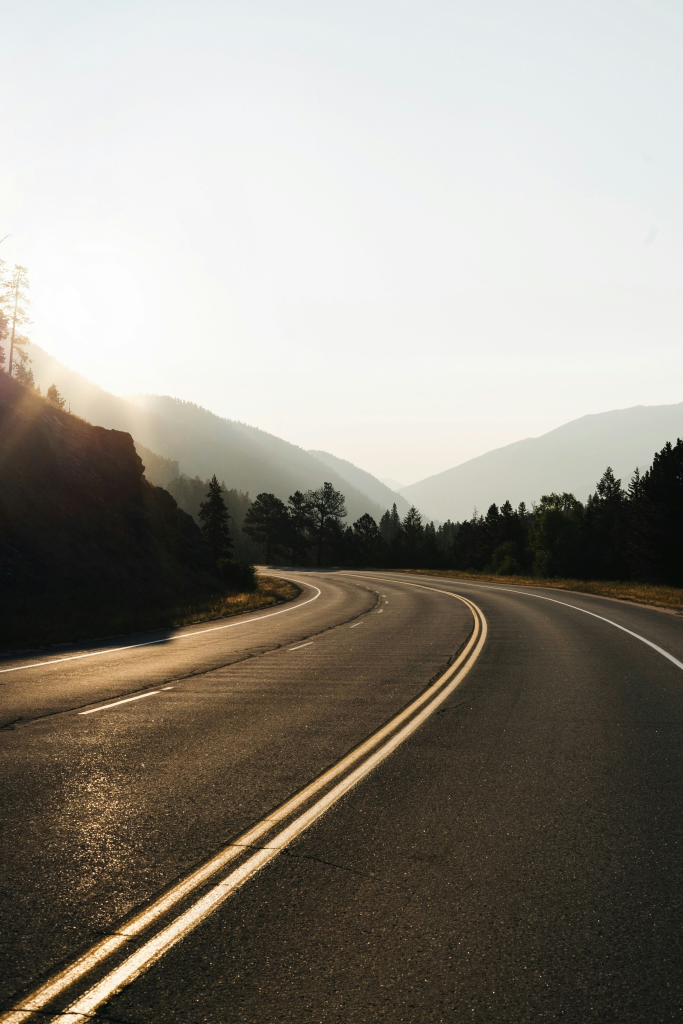
#> input picture Teste.jpg, 2731 x 4096 px, given in place of Video3.mp4, which was not available (shown at 1/4 size)
$ python 'Detecção de Linhas 4.py'   (older library calls are emulated)
#> lines starting #> are read from the running program, lines starting #| are printed output that depends on the picture; after the words box and inside, x2 and y2 are one past the last pixel; in counts of white or black regions, pixels touching at a corner belong together; pictures that were not available may be replaced by others from this repository, and a replacement may not be noted
import cv2
import numpy as np
import collections


class DefinitiveLaneDetector:
    """
    Versão definitiva e otimizada do detector de faixas, combinando as melhores características
    de várias abordagens.

    Características Principais:
    - Pipeline de Visão de Pássaro (Bird's-Eye View): Para um ajuste polinomial mais preciso.
    - Busca Adaptativa: Alterna entre uma busca completa (sliding window) e uma busca
      otimizada a partir da detecção anterior, melhorando performance e estabilidade.
    - Filtragem de Imagem Robusta: Usa CLAHE, canais de cor (HLS) e gradiente Sobel.
    - Validação de Sanidade: Verifica a plausibilidade das faixas detectadas (largura, etc.).
    - Suavização Temporal: Usa um histórico de detecções para estabilizar as linhas.
    - Interface de Debug Completa e Interativa:
        - ROI totalmente arrastável.
        - Múltiplos esquemas de cores.
        - Controle de transparência da sobreposição.
        - HUD com informações úteis.
    """

    def __init__(self, video_path, poly_degree=2):
        self.cap = cv2.VideoCapture(video_path)
        if not self.cap.isOpened():
            raise ValueError(f"Erro ao abrir vídeo {video_path}")

        # Obter dimensões e configurar pontos da ROI/Perspectiva
        self.im_h, self.im_w = self._get_video_dims()
        self.roi_points = self._initialize_roi_points()

        # Grau do polinômio a ser ajustado (2 é recomendado para estabilidade)
        self.poly_degree = poly_degree

        # Atributos de detecção e estado
        self.lanes_detected = False
        self.left_fit, self.right_fit = None, None
        self.history_length = 7  # Aumentar um pouco para mais suavidade
        self.left_fit_history = collections.deque(maxlen=self.history_length)
        self.right_fit_history = collections.deque(maxlen=self.history_length)

        # Matrizes de transformação (recalculadas dinamicamente)
        self.M, self.Minv = self._calculate_perspective_transform()

        # Pré-processador de imagem
        self.clahe = cv2.createCLAHE(clipLimit=2.0, tileGridSize=(8, 8))

        # Atributos de Debug e UI
        self.debug_mode = False
        self.alpha = 0.4  # Transparência
        self.color_schemes = [
            {'name': 'Verde Classico', 'fill': (0, 255, 100), 'left_px': [255, 0, 0], 'right_px': [0, 0, 255]},
            {'name': 'Alta Visibilidade', 'fill': (255, 255, 0), 'left_px': [255, 0, 255], 'right_px': [0, 255, 255]},
            {'name': 'Branco Sutil', 'fill': (220, 220, 220), 'left_px': [180, 180, 180], 'right_px': [120, 120, 120]}
        ]
        self.color_scheme_index = 0
        self.selected_point_index = None

        self.window_name = "Detector Linha(d:debug, c:cor, +/-:transp, q:sair)"
        cv2.namedWindow(self.window_name)
        cv2.setMouseCallback(self.window_name, self._mouse_callback)

    # --- Funções de Setup e Geometria ---
    def _get_video_dims(self):
        w = int(self.cap.get(cv2.CAP_PROP_FRAME_WIDTH))
        h = int(self.cap.get(cv2.CAP_PROP_FRAME_HEIGHT))
        return h, w

    def _initialize_roi_points(self):
        """Define os pontos da Região de Interesse (ROI)."""
        return np.array([
            [int(self.im_w * 0.45), int(self.im_h * 0.65)],  # Ponto superior esquerdo
            [int(self.im_w * 0.55), int(self.im_h * 0.65)],  # Ponto superior direito
            [self.im_w, self.im_h - 1],  # Ponto inferior direito
            [0, self.im_h - 1]  # Ponto inferior esquerdo
        ], dtype=np.float32)

    def _calculate_perspective_transform(self):
        """Calcula as matrizes de transformação de perspectiva e sua inversa."""
        src = self.roi_points
        # O destino é um retângulo que cobre toda a imagem transformada
        dst = np.float32([
            [0, 0], [self.im_w, 0],
            [self.im_w, self.im_h], [0, self.im_h]
        ])
        M = cv2.getPerspectiveTransform(src, dst)
        Minv = cv2.getPerspectiveTransform(dst, src)
        return M, Minv

    # [13 lines left out: function _mouse_callback, not called in this run]

    # --- Pipeline de Processamento ---
    def _create_binary_warp(self, image):
        """Aplica filtros de cor/borda e a transformação de perspectiva."""
        hls = cv2.cvtColor(image, cv2.COLOR_BGR2HLS)
        l_channel, s_channel = hls[:, :, 1], hls[:, :, 2]

        # Filtro de Saturação para faixas amarelas
        s_binary = np.zeros_like(s_channel)
        s_binary[(s_channel > 120) & (s_channel <= 255)] = 1

        # Filtro de Gradiente (Sobel) no canal de Luminosidade para faixas brancas
        enhanced_l = self.clahe.apply(l_channel)
        sobelx = cv2.Sobel(enhanced_l, cv2.CV_64F, 1, 0)
        abs_sobelx = np.absolute(sobelx)
        scaled_sobel = np.uint8(255 * abs_sobelx / np.max(abs_sobelx))
        l_binary = np.zeros_like(scaled_sobel)
        l_binary[(scaled_sobel >= 40) & (scaled_sobel <= 100)] = 1

        # Combina os dois filtros
        combined_binary = np.zeros_like(s_binary)
        combined_binary[(s_binary == 1) | (l_binary == 1)] = 1

        # Aplica a transformação de perspectiva ("bird's-eye view")
        return cv2.warpPerspective(combined_binary, self.M, (self.im_w, self.im_h))

    def _find_lane_fits(self, binary_warped, out_img_for_debug):
        """
        Função principal de busca: decide entre busca cega ou a partir da anterior.
        """
        if not self.lanes_detected:  # Ou se self.left_fit is None
            # Busca Cega (Sliding Window): Quando não temos referência
            return self._find_lanes_sliding_window(binary_warped, out_img_for_debug)
        else:
            # Busca Otimizada: Usa os ajustes anteriores como guia
            return self._find_lanes_from_prior(binary_warped, out_img_for_debug)

    def _find_lanes_sliding_window(self, binary_warped, out_img):
        """Busca as faixas do zero usando a técnica de janelas deslizantes."""
        histogram = np.sum(binary_warped[self.im_h // 2:, :], axis=0)
        midpoint = self.im_w // 2
        leftx_base, rightx_base = np.argmax(histogram[:midpoint]), np.argmax(histogram[midpoint:]) + midpoint

        nwindows, margin, minpix = 9, 100, 50
        window_height = self.im_h // nwindows
        nonzero = binary_warped.nonzero()
        nonzeroy, nonzerox = nonzero[0], nonzero[1]

        leftx_current, rightx_current = leftx_base, rightx_base
        left_lane_inds, right_lane_inds = [], []

        for window in range(nwindows):
            win_y_low, win_y_high = self.im_h - (window + 1) * window_height, self.im_h - window * window_height

            # Janela Esquerda
            win_xleft_low, win_xleft_high = leftx_current - margin, leftx_current + margin
            good_left_inds = ((nonzeroy >= win_y_low) & (nonzeroy < win_y_high) &
                              (nonzerox >= win_xleft_low) & (nonzerox < win_xleft_high)).nonzero()[0]
            left_lane_inds.append(good_left_inds)
            if len(good_left_inds) > minpix: leftx_current = int(np.mean(nonzerox[good_left_inds]))

            # Janela Direita
            win_xright_low, win_xright_high = rightx_current - margin, rightx_current + margin
            good_right_inds = ((nonzeroy >= win_y_low) & (nonzeroy < win_y_high) &
                               (nonzerox >= win_xright_low) & (nonzerox < win_xright_high)).nonzero()[0]
            right_lane_inds.append(good_right_inds)
            if len(good_right_inds) > minpix: rightx_current = int(np.mean(nonzerox[good_right_inds]))

            if self.debug_mode:
                cv2.rectangle(out_img, (win_xleft_low, win_y_low), (win_xleft_high, win_y_high), (0, 255, 0), 2)
                cv2.rectangle(out_img, (win_xright_low, win_y_low), (win_xright_high, win_y_high), (0, 255, 0), 2)

        left_lane_inds, right_lane_inds = np.concatenate(left_lane_inds), np.concatenate(right_lane_inds)
        return self._fit_and_validate(left_lane_inds, right_lane_inds, nonzerox, nonzeroy, out_img)

    # [15 lines left out: function _find_lanes_from_prior, not called in this run]

    def _fit_and_validate(self, left_inds, right_inds, nonzerox, nonzeroy, out_img):
        """Ajusta polinômios, valida e colore a imagem de debug."""
        colors = self.color_schemes[self.color_scheme_index]
        leftx, lefty = nonzerox[left_inds], nonzeroy[left_inds]
        rightx, righty = nonzerox[right_inds], nonzeroy[right_inds]

        if self.debug_mode:
            out_img[nonzeroy[left_inds], nonzerox[left_inds]] = colors['left_px']
            out_img[nonzeroy[right_inds], nonzerox[right_inds]] = colors['right_px']

        # Condição mínima para tentar um ajuste
        if len(leftx) < 100 or len(rightx) < 100:
            return None, None

        left_fit = np.polyfit(lefty, leftx, self.poly_degree)
        right_fit = np.polyfit(righty, rightx, self.poly_degree)

        # Validação de sanidade: Checa a distância entre as faixas no meio da imagem
        y_eval = self.im_h / 2
        left_x_eval = np.polyval(left_fit, y_eval)
        right_x_eval = np.polyval(right_fit, y_eval)
        lane_width = abs(right_x_eval - left_x_eval)

        # A largura da faixa em pixels na visão de pássaro deve ser relativamente constante.
        # Esses valores podem precisar de ajuste dependendo do seu setup de câmera/ROI.
        if not (self.im_w * 0.4 < lane_width < self.im_w * 0.9):
            return None, None

        return left_fit, right_fit

    # --- Funções de Desenho e Visualização ---
    # [22 lines left out: function _draw_final_lanes, not called in this run]

    def _draw_hud(self, image):
        """Desenha o HUD (Heads-Up Display) com informações de debug."""
        if self.debug_mode:
            text_alpha = f"Alpha: {self.alpha:.1f}"
            text_color = f"Cor: {self.color_schemes[self.color_scheme_index]['name']}"
            cv2.putText(image, text_alpha, (10, 30), cv2.FONT_HERSHEY_SIMPLEX, 0.8, (255, 255, 255), 2)
            cv2.putText(image, text_color, (10, 60), cv2.FONT_HERSHEY_SIMPLEX, 0.8, (255, 255, 255), 2)

    # [13 lines left out: function _draw_debug_info, not called in this run]

    # --- Loop Principal ---
    def process_frame(self, frame):
        # 1. Cria a imagem binária transformada (visão de pássaro)
        warped_binary = self._create_binary_warp(frame)

        # Imagem para desenhar os retângulos/pixels de busca
        debug_img = np.dstack((warped_binary, warped_binary, warped_binary)) * 255 if self.debug_mode else None

        # 2. Encontra as faixas com a estratégia adaptativa
        current_left_fit, current_right_fit = self._find_lane_fits(warped_binary, debug_img)

        # 3. Atualiza o estado e suaviza os resultados
        if current_left_fit is not None:
            self.lanes_detected = True
            self.left_fit_history.append(current_left_fit)
            self.right_fit_history.append(current_right_fit)
            self.left_fit = np.average(self.left_fit_history, axis=0)
            self.right_fit = np.average(self.right_fit_history, axis=0)
        else:
            self.lanes_detected = False
            # Opcional: manter o último `fit` por alguns frames, ou limpar o histórico
            if not self.left_fit_history:
                self.left_fit, self.right_fit = None, None

        # 4. Desenha o resultado
        if self.left_fit is not None:
            final_image = self._draw_final_lanes(frame, self.left_fit, self.right_fit)
        else:
            final_image = frame

        # 5. Adiciona informações de debug
        self._draw_hud(final_image)
        if self.debug_mode:
            self._draw_debug_info(final_image, debug_img)

        return final_image

    def run(self):
        """Inicia o loop principal de processamento do vídeo."""
        while self.cap.isOpened():
            ret, frame = self.cap.read()
#> frame is the input picture: shape (4096, 2731, 3); mean B, G, R 131.1, 140.3, 145.2
            if not ret:
                print("Fim do vídeo. Reiniciando...")
                self.cap.set(cv2.CAP_PROP_POS_FRAMES, 0)
                continue

            final_image = self.process_frame(frame)
#> in _create_binary_warp, `l_channel, s_channel = hls[:, :, 1], hls[:, :, 2]`:
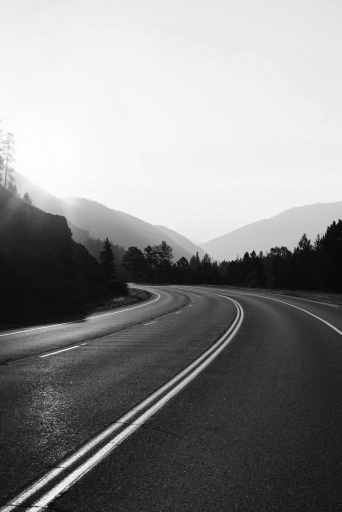
#> l_channel: shape (4096, 2731) (shown at 1/8 size); min 2, max 255, mean 138.5
#> in _create_binary_warp, `l_channel, s_channel = hls[:, :, 1], hls[:, :, 2]`:
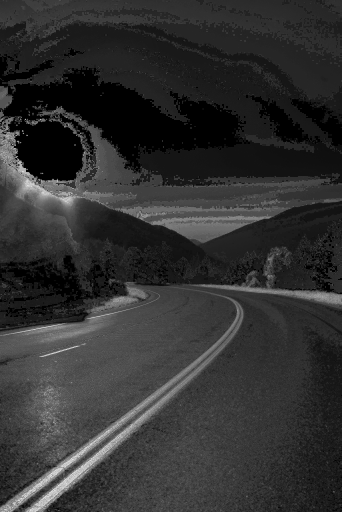
#> s_channel: shape (4096, 2731) (shown at 1/8 size); min 0, max 255, mean 48.8
#> in _create_binary_warp, `enhanced_l = self.clahe.apply(l_channel)`:
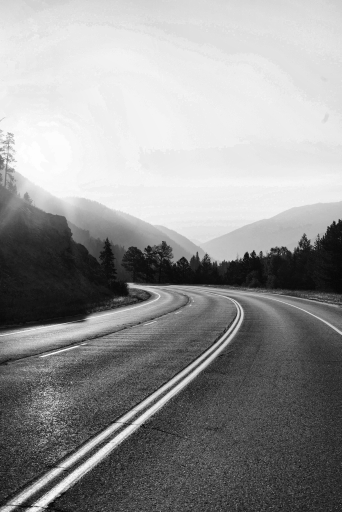
#> enhanced_l: shape (4096, 2731) (shown at 1/8 size); min 1, max 255, mean 147.6
#> in _create_binary_warp, `sobelx = cv2.Sobel(enhanced_l, cv2.CV_64F, 1, 0)`:
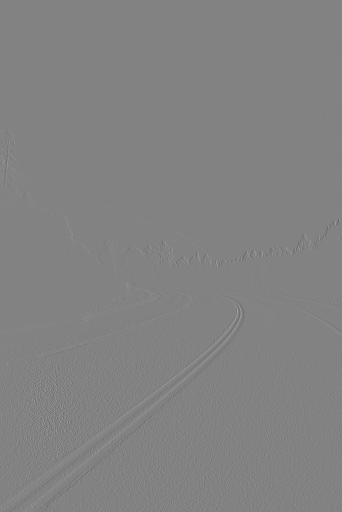
#> sobelx: shape (4096, 2731) float64 (shown at 1/8 size); min -774, max 739, mean 0; drawn with min black and max white
#> in _create_binary_warp, `abs_sobelx = np.absolute(sobelx)`:
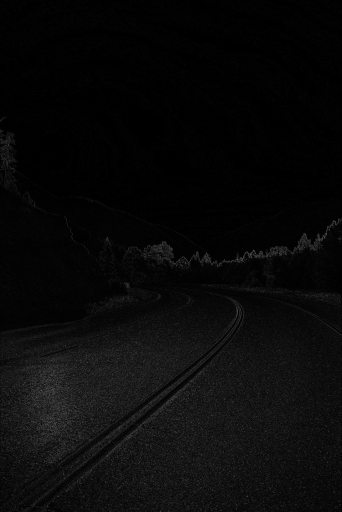
#> abs_sobelx: shape (4096, 2731) float64 (shown at 1/8 size); min 0, max 774, mean 29.9; drawn with min black and max white
#> in process_frame, `warped_binary = self._create_binary_warp(frame)`:
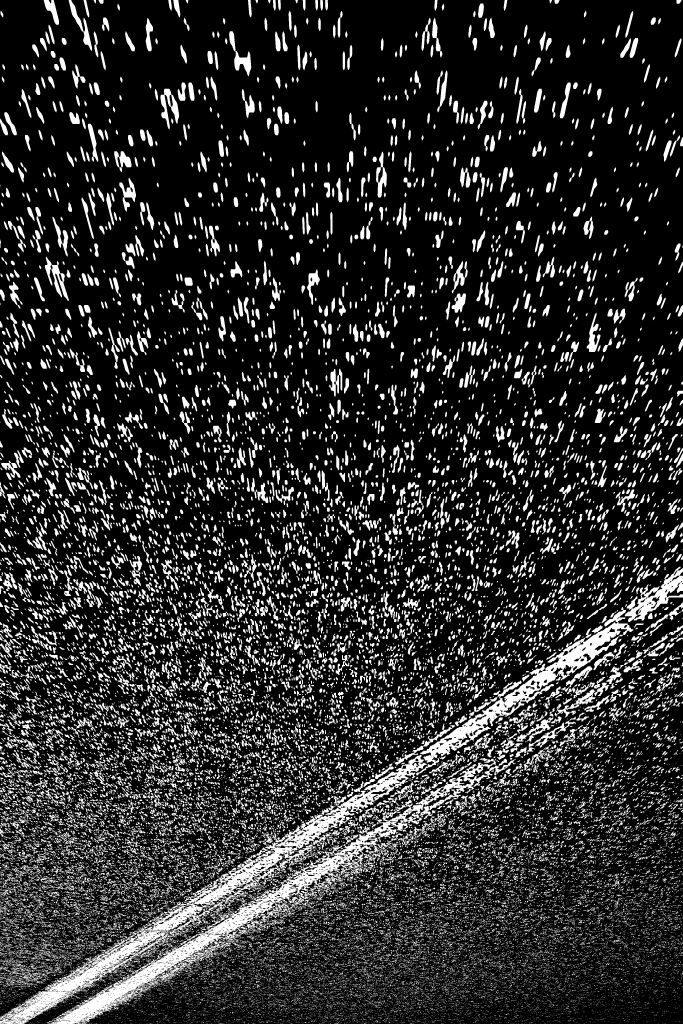
#> warped_binary: shape (4096, 2731) (shown at 1/4 size); values 0 (black) and 1 (white), 17.6% white; 39609 white regions (28783 under 20 px), largest, box (x1, y1, x2, y2) and area: (187, 3032, 2064, 4096) 130693, (0, 3019, 1707, 4096) 125720, (1664, 2428, 2534, 3102) 60955
#> in _find_lanes_sliding_window, `histogram = np.sum(binary_warped[self.im_h // 2:, :], axis=0)`: histogram = 2731 values, max 709 at index 705, min 271 at index 2720, mean 490
#> in _find_lanes_sliding_window, `leftx_base, rightx_base = np.argmax(histogram[:midpoint]), np.argmax(h..`: leftx_base = 705; rightx_base = 1480
#> in _find_lanes_sliding_window, `nonzero = binary_warped.nonzero()`: nonzero = 1968235 positions, rows 0 to 4095, columns 0 to 2730
#> in _find_lanes_sliding_window, `leftx_current, rightx_current = leftx_base, rightx_base`: leftx_current = 705; rightx_current = 1480
#> the loop in _find_lanes_sliding_window, `for window in range(nwindows):` made 9 passes
#> (win_xleft_low, win_xleft_high, leftx_current, win_xright_low, win_xright_high, rightx_current) on passes 1 to 8: (605, 805, 699, 1380, 1580, 1480), (599, 799, 702, 1380, 1580, 1472), (602, 802, 697, 1372, 1572, 1481), (597, 797, 691, 1381, 1581, 1482), (591, 791, 683, 1382, 1582, 1479), (583, 783, 696, 1379, 1579, 1478), (596, 796, 709, 1378, 1578, 1483), (609, 809, 715, 1383, 1583, 1487)
#> after the loop in _find_lanes_sliding_window, `for window in range(nwindows):`: left_lane_inds = 9 items
#> in _fit_and_validate, `left_fit = np.polyfit(lefty, leftx, self.poly_degree)`: left_fit = [4.05e-06, -0.0191, 715.9]
#> in _fit_and_validate, `right_fit = np.polyfit(righty, rightx, self.poly_degree)`: right_fit = [-3.99e-08, -0.00228, 1485.8]
#> in _fit_and_validate, `left_x_eval = np.polyval(left_fit, y_eval)`: left_x_eval = 693.8
#> in _fit_and_validate, `right_x_eval = np.polyval(right_fit, y_eval)`: right_x_eval = 1480.9
#> in _fit_and_validate, `lane_width = abs(right_x_eval - left_x_eval)`: lane_width = 787.2
            cv2.imshow(self.window_name, final_image)

            key = cv2.waitKey(1) & 0xFF
#> (key q is pressed here)
            if key == ord('q'):
                break
            elif key == ord('d'):
                self.debug_mode = not self.debug_mode
            elif key == ord('c'):
                self.color_scheme_index = (self.color_scheme_index + 1) % len(self.color_schemes)
            elif key in [ord('+'), ord('=')]:
                self.alpha = min(1.0, self.alpha + 0.1)
            elif key in [ord('-'), ord('_')]:
                self.alpha = max(0.0, self.alpha - 0.1)

        self.cap.release()
        cv2.destroyAllWindows()


if __name__ == "__main__":
    video_file = "Video3.mp4"  # Coloque o caminho do seu vídeo aqui
    detector = DefinitiveLaneDetector(video_file)
    detector.run()
